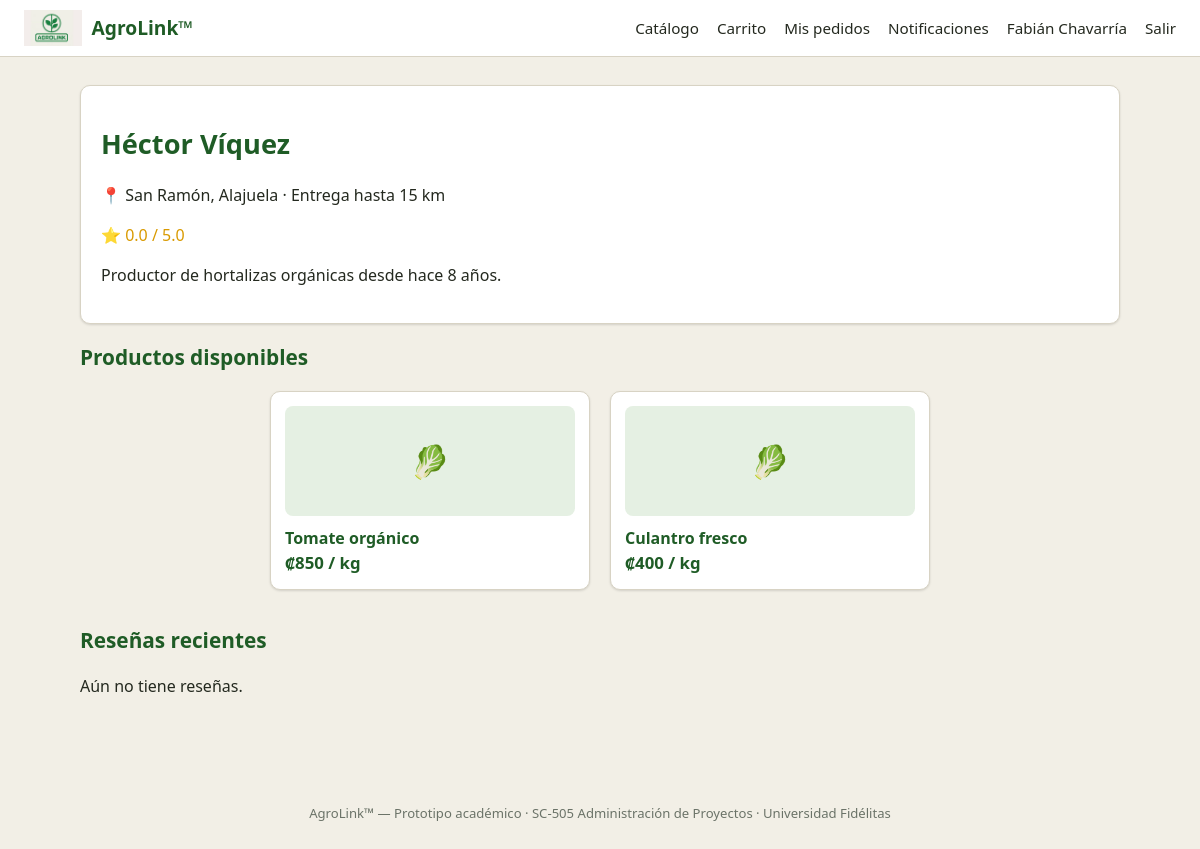
/perfil_publico.php?id=1 (signed in), run on the app's committed database.
### tables this page shows
CREATE TABLE usuarios (
    id INT AUTO_INCREMENT PRIMARY KEY,
    tipo ENUM('agricultor', 'consumidor') NOT NULL,
    nombre VARCHAR(120) NOT NULL,
    cedula VARCHAR(20) NULL,
    telefono VARCHAR(20) NOT NULL,
    email VARCHAR(120) NOT NULL UNIQUE,
    password_hash VARCHAR(255) NOT NULL,
    ubicacion VARCHAR(150) NULL,          
    latitud DECIMAL(10,6) NULL,
    longitud DECIMAL(10,6) NULL,
    zona_cobertura_km INT NULL,           
    bio TEXT NULL,                        
    calificacion_promedio DECIMAL(3,2) DEFAULT 0,
    reset_token VARCHAR(10) NULL,         
    reset_token_expira DATETIME NULL,
    creado_en TIMESTAMP DEFAULT CURRENT_TIMESTAMP
);

CREATE TABLE productos (
    id INT AUTO_INCREMENT PRIMARY KEY,
    agricultor_id INT NOT NULL,
    nombre VARCHAR(120) NOT NULL,
    categoria VARCHAR(60) NOT NULL,
    precio_crc DECIMAL(10,2) NOT NULL,
    cantidad_kg DECIMAL(10,2) NOT NULL,
    imagen VARCHAR(255) NULL,
    descripcion TEXT NULL,
    activo TINYINT(1) DEFAULT 1,
    creado_en TIMESTAMP DEFAULT CURRENT_TIMESTAMP,
    FOREIGN KEY (agricultor_id) REFERENCES usuarios(id) ON DELETE CASCADE,
    CHECK (precio_crc >= 0),
    CHECK (cantidad_kg >= 0)
);

### config/db.php (called while the page is built, shortened)
<?php
function getDB(): PDO {
    static $pdo = null;
    if ($pdo === null) {
        $dsn = "mysql:host=" . DB_HOST . ";dbname=" . DB_NAME . ";charset=utf8mb4";
        $opciones = [
            PDO::ATTR_ERRMODE            => PDO::ERRMODE_EXCEPTION,
            PDO::ATTR_DEFAULT_FETCH_MODE => PDO::FETCH_ASSOC,
            PDO::ATTR_EMULATE_PREPARES   => false,
        ];
        try {
            $pdo = new PDO($dsn, DB_USER, DB_PASS, $opciones);
        } catch (PDOException $e) {
            die('Error de conexión a la base de datos: ' . $e->getMessage());
        }
    }
    return $pdo;
}

### includes/auth.php (called while the page is built, shortened)
<?php
require_once __DIR__ . '/../config/db.php';
function usuarioActual(): ?array {
    static $cache = null;
    if ($cache !== null) return $cache;
    $stmt = getDB()->prepare('SELECT * FROM usuarios WHERE id = ?');
    $stmt->execute([$_SESSION['usuario_id']]);
    $cache = $stmt->fetch() ?: null;
    return $cache;
}
function requerirLogin(): void {
    if (!usuarioActual()) {
        header('Location: login.php');
        exit;
    }
}
function formatoColones(float $monto): string {
    return '₡' . number_format($monto, 0, ',', '.');
}

### public/perfil_publico.php (the view, shortened to what this page needs)
<?php
require_once __DIR__ . '/../includes/auth.php';
requerirLogin();
$db = getDB();
$id = (int) ($_GET['id'] ?? 0);
$stmt = $db->prepare('SELECT * FROM usuarios WHERE id = ? AND tipo = "agricultor"');
$stmt->execute([$id]);
$ag = $stmt->fetch();
$stmt = $db->prepare('SELECT * FROM productos WHERE agricultor_id = ? AND activo = 1 ORDER BY creado_en DESC');
$stmt->execute([$id]);
$productos = $stmt->fetchAll();
$stmt = $db->prepare(
    'SELECT r.*, c.nombre AS consumidor_nombre FROM resenas r
     JOIN usuarios c ON c.id = r.consumidor_id
     WHERE r.agricultor_id = ? ORDER BY r.creado_en DESC LIMIT 5'
);
$stmt->execute([$id]);
$resenas = $stmt->fetchAll();
require_once __DIR__ . '/../includes/header.php';
?>
<div class="card">
    <h1><?= htmlspecialchars($ag['nombre']) ?></h1>
    <p class="meta">📍 <?= htmlspecialchars($ag['ubicacion'] ?? 'Costa Rica') ?>
        <?php if ($ag['zona_cobertura_km']): ?> · Entrega hasta <?= $ag['zona_cobertura_km'] ?> km<?php endif; ?>
    </p>
    <p class="stars">⭐ <?= number_format($ag['calificacion_promedio'], 1) ?> / 5.0</p>
    <p><?= nl2br(htmlspecialchars($ag['bio'] ?: 'Este agricultor aún no ha agregado una biografía.')) ?></p>
</div>
<h2>Productos disponibles</h2>
<?php if (!$productos): ?>
    <div class="card empty-state">Sin productos publicados actualmente.</div>
<?php else: ?>
<div class="grid">
    <?php foreach ($productos as $p): ?>
    <a href="producto.php?id=<?= $p['id'] ?>" class="card producto-card">
        <div class="miniatura">🥬</div>
        <strong><?= htmlspecialchars($p['nombre']) ?></strong>
        <div class="precio"><?= formatoColones($p['precio_crc']) ?> / kg</div>
    </a>
    <?php endforeach; ?>
</div>
<?php endif; ?>
<h2>Reseñas recientes</h2>
<?php if (!$resenas): ?>
    <p class="meta">Aún no tiene reseñas.</p>
<?php endif; ?>
<?php require_once __DIR__ . '/../includes/footer.php'; ?>

### includes/header.php (shortened to what this page needs)
<?php
require_once __DIR__ . '/auth.php';
$u = usuarioActual();
$paginaActual = basename($_SERVER['PHP_SELF']);
?>
<!DOCTYPE html>
<html lang="es">
<head>
<link rel="stylesheet" href="assets/css/style.css">
</head>
<body>
<div class="navbar">
    <a href="index.php" class="brand">
        <img src="assets/img/logo.png" alt="AgroLink">
        AgroLink™
    </a>
    <nav>
        <?php if ($u && $u['tipo'] === 'agricultor'): ?>
            <a href="productos_mios.php" class="<?= $paginaActual==='productos_mios.php'?'activo':'' ?>">Mi inventario</a>
            <a href="productos_publicar.php" class="<?= $paginaActual==='productos_publicar.php'?'activo':'' ?>">Publicar</a>
            <a href="pedidos_agricultor.php" class="<?= $paginaActual==='pedidos_agricultor.php'?'activo':'' ?>">Pedidos recibidos</a>
        <?php elseif ($u && $u['tipo'] === 'consumidor'): ?>
            <a href="catalogo.php" class="<?= $paginaActual==='catalogo.php'?'activo':'' ?>">Catálogo</a>
            <a href="carrito.php" class="<?= $paginaActual==='carrito.php'?'activo':'' ?>">Carrito
            </a>
            <a href="pedidos_consumidor.php" class="<?= $paginaActual==='pedidos_consumidor.php'?'activo':'' ?>">Mis pedidos</a>
        <?php endif; ?>
        <?php if ($u): ?>
            <a href="notificaciones.php" class="<?= $paginaActual==='notificaciones.php'?'activo':'' ?>">
                Notificaciones
            </a>
            <a href="perfil.php" class="<?= $paginaActual==='perfil.php'?'activo':'' ?>"><?= htmlspecialchars($u['nombre']) ?></a>
            <a href="logout.php">Salir</a>
        <?php else: ?>
            <a href="login.php">Iniciar sesión</a>
            <a href="registro_agricultor.php" class="btn pequeno">Soy agricultor</a>
            <a href="registro_consumidor.php" class="btn secundario pequeno">Soy consumidor</a>
        <?php endif; ?>
    </nav>
</div>
<div class="container<?= isset($angosto) && $angosto ? ' angosto' : '' ?>">

### public/assets/css/style.css (style rules this page uses)
:root { --verde-oscuro: #1f5c26; --verde: #2e7d32; --verde-claro: #e5f0e3; --crema: #f2efe6; --texto: #24291f; --gris: #6b7368; --borde: #d8d3c4; --rojo: #c0392b; --amarillo: #b7860b; --radio: 10px; --sombra: 0 1px 3px rgba(0,0,0,.08), 0 1px 2px rgba(0,0,0,.06); }
* { box-sizing: border-box; }
body { margin: 0; font-family: 'Segoe UI', system-ui, -apple-system, sans-serif; background: var(--crema); color: var(--texto); line-height: 1.5; }
a { color: var(--verde-oscuro); text-decoration: none; }
.navbar { display: flex; align-items: center; justify-content: space-between; background: #fff; border-bottom: 1px solid var(--borde); padding: 10px 24px; position: sticky; top: 0; z-index: 10; }
.navbar .brand { display: flex; align-items: center; gap: 10px; font-weight: 700; font-size: 1.2rem; color: var(--verde-oscuro); }
.navbar .brand img { height: 36px; }
.navbar nav { display: flex; align-items: center; gap: 18px; font-size: .95rem; }
.navbar nav a { color: var(--texto); font-weight: 500; }
.container { max-width: 1080px; margin: 0 auto; padding: 28px 20px 60px; }
h1, h2, h3 { color: var(--verde-oscuro); }
h1 { font-size: 1.7rem; }
h2 { font-size: 1.3rem; }
.card { background: #fff; border: 1px solid var(--borde); border-radius: var(--radio); box-shadow: var(--sombra); padding: 20px; margin-bottom: 18px; }
.grid { display: grid; justify-content: center; display: grid; grid-template-columns: repeat(auto-fit, minmax(230px, 320px)); gap: 20px; margin: 0 auto; width: 100%; max-width: 1200px; }
.producto-card { padding: 14px; }
.producto-card .miniatura { height: 110px; border-radius: 8px; background: var(--verde-claro); display: flex; align-items: center; justify-content: center; color: var(--verde-oscuro); font-size: 2rem; margin-bottom: 10px; }
.producto-card .precio { font-weight: 700; color: var(--verde-oscuro); font-size: 1.05rem; }
.stars { color: #d99a00; }
.card, .producto-card, .btn, .tag { transition: box-shadow .15s ease, transform .15s ease, background .15s ease; }

### data on the page
usuarios: nombre "Fabián Chavarría"
usuarios: nombre "Héctor Víquez", ubicacion "San Ramón, Alajuela", zona_cobertura_km "15", calificacion_promedio "0.0", bio "Productor de hortalizas orgánicas desde hace 8 años."
productos: nombre "Tomate orgánico", precio_crc "₡850"
productos: nombre "Culantro fresco", precio_crc "₡400"
